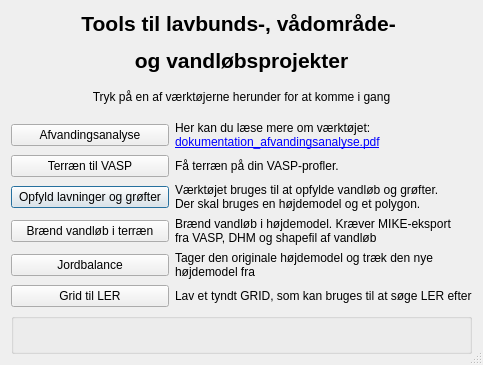
<?xml version="1.0" encoding="UTF-8"?>
<ui version="4.0">
 <class>Limfjordssekretariatet_toolsDialogBase</class>
 <widget class="QDialog" name="Limfjordssekretariatet_toolsDialogBase">
  <property name="geometry">
   <rect>
    <x>0</x>
    <y>0</y>
    <width>483</width>
    <height>365</height>
   </rect>
  </property>
  <property name="windowTitle">
   <string>Limfjordssekretariatet tools</string>
  </property>
  <property name="sizeGripEnabled">
   <bool>true</bool>
  </property>
  <property name="modal">
   <bool>false</bool>
  </property>
  <layout class="QGridLayout" name="gridLayout">
   <item row="4" column="0">
    <widget class="QPushButton" name="InterpolerBtn">
     <property name="text">
      <string>Opfyld lavninger og grøfter</string>
     </property>
    </widget>
   </item>
   <item row="6" column="1">
    <widget class="QLabel" name="label_afvandingsanalyse_5">
     <property name="text">
      <string>&lt;html&gt;&lt;head/&gt;&lt;body&gt;&lt;p&gt;Tager den originale højdemodel og træk den nye &lt;br/&gt;højdemodel fra&lt;/p&gt;&lt;/body&gt;&lt;/html&gt;</string>
     </property>
     <property name="openExternalLinks">
      <bool>true</bool>
     </property>
    </widget>
   </item>
   <item row="4" column="1">
    <widget class="QLabel" name="label_afvandingsanalyse_3">
     <property name="text">
      <string>&lt;html&gt;&lt;head/&gt;&lt;body&gt;&lt;p&gt;Værktøjet bruges til at opfylde vandløb og grøfter. &lt;br/&gt;Der skal bruges en højdemodel og et polygon.&lt;/p&gt;&lt;/body&gt;&lt;/html&gt;</string>
     </property>
     <property name="scaledContents">
      <bool>true</bool>
     </property>
     <property name="openExternalLinks">
      <bool>true</bool>
     </property>
    </widget>
   </item>
   <item row="3" column="0">
    <widget class="QPushButton" name="VASPBtn">
     <property name="text">
      <string>Terræn til VASP</string>
     </property>
    </widget>
   </item>
   <item row="3" column="1">
    <widget class="QLabel" name="label_afvandingsanalyse_2">
     <property name="text">
      <string>&lt;html&gt;&lt;head/&gt;&lt;body&gt;&lt;p&gt;Få terræn på din VASP-profler.&lt;/p&gt;&lt;/body&gt;&lt;/html&gt;</string>
     </property>
     <property name="scaledContents">
      <bool>true</bool>
     </property>
     <property name="openExternalLinks">
      <bool>true</bool>
     </property>
    </widget>
   </item>
   <item row="5" column="0">
    <widget class="QPushButton" name="BurnBtn">
     <property name="text">
      <string>Brænd vandløb i terræn</string>
     </property>
    </widget>
   </item>
   <item row="0" column="0" colspan="2">
    <widget class="QLabel" name="label_2">
     <property name="text">
      <string>&lt;html&gt;&lt;head/&gt;&lt;body&gt;&lt;p&gt;&lt;span style=&quot; font-size:16pt; font-weight:600;&quot;&gt;Tools til lavbunds-, vådområde- &lt;/span&gt;&lt;/p&gt;&lt;p align=&quot;center&quot;&gt;&lt;span style=&quot; font-size:16pt; font-weight:600;&quot;&gt;og vandløbsprojekter&lt;/span&gt;&lt;/p&gt;&lt;/body&gt;&lt;/html&gt;</string>
     </property>
     <property name="scaledContents">
      <bool>true</bool>
     </property>
     <property name="alignment">
      <set>Qt::AlignCenter</set>
     </property>
    </widget>
   </item>
   <item row="6" column="0">
    <widget class="QPushButton" name="JordbalanceBtn">
     <property name="text">
      <string>Jordbalance</string>
     </property>
    </widget>
   </item>
   <item row="8" column="0">
    <widget class="QPushButton" name="GridTilLERBtn">
     <property name="text">
      <string>Grid til LER</string>
     </property>
    </widget>
   </item>
   <item row="8" column="1">
    <widget class="QLabel" name="label_grid_til_ler">
     <property name="text">
      <string>&lt;html&gt;&lt;head/&gt;&lt;body&gt;&lt;p&gt;Lav et tyndt GRID, som kan bruges til at søge LER efter&lt;/p&gt;&lt;/body&gt;&lt;/html&gt;</string>
     </property>
     <property name="openExternalLinks">
      <bool>true</bool>
     </property>
    </widget>
   </item>
   <item row="9" column="0" colspan="2">
    <widget class="QGroupBox" name="groupBox">
     <property name="title">
      <string/>
     </property>
     <layout class="QGridLayout" name="gridLayout_2">
      <item row="0" column="0">
       <widget class="QLabel" name="label_4">
        <property name="text">
         <string>&lt;html&gt;&lt;head/&gt;&lt;body&gt;&lt;p align=&quot;right&quot;&gt;&lt;img src=&quot;:/plugins/limf_tools/logo.png&quot; width=&quot;150&quot;/&gt;&lt;/p&gt;&lt;/body&gt;&lt;/html&gt;</string>
        </property>
       </widget>
      </item>
     </layout>
    </widget>
   </item>
   <item row="1" column="0" colspan="2">
    <widget class="QLabel" name="label">
     <property name="text">
      <string>&lt;html&gt;&lt;head/&gt;&lt;body&gt;&lt;p align=&quot;center&quot;&gt;Tryk på en af værktøjerne herunder for at komme i gang&lt;/p&gt;&lt;/body&gt;&lt;/html&gt;</string>
     </property>
     <property name="scaledContents">
      <bool>true</bool>
     </property>
    </widget>
   </item>
   <item row="5" column="1">
    <widget class="QLabel" name="label_afvandingsanalyse_4">
     <property name="text">
      <string>&lt;html&gt;&lt;head/&gt;&lt;body&gt;&lt;p&gt;Brænd vandløb i højdemodel. Kræver MIKE-eksport&lt;br/&gt; fra VASP, DHM og shapefil af vandløb&lt;/p&gt;&lt;/body&gt;&lt;/html&gt;</string>
     </property>
     <property name="openExternalLinks">
      <bool>true</bool>
     </property>
    </widget>
   </item>
   <item row="2" column="1">
    <widget class="QLabel" name="label_afvandingsanalyse">
     <property name="text">
      <string>&lt;html&gt;&lt;head/&gt;&lt;body&gt;&lt;p&gt;Her kan du læse mere om værktøjet:&lt;br/&gt;&lt;a href=&quot;https://limfjordsraadet.dk/media/73001/dokumentation_afvandingsanalyse.pdf&quot;&gt;&lt;span style=&quot; text-decoration: underline; color:#0000ff;&quot;&gt;dokumentation_afvandingsanalyse.pdf&lt;/span&gt;&lt;/a&gt;&lt;/p&gt;&lt;/body&gt;&lt;/html&gt;</string>
     </property>
     <property name="scaledContents">
      <bool>true</bool>
     </property>
     <property name="openExternalLinks">
      <bool>true</bool>
     </property>
    </widget>
   </item>
   <item row="2" column="0">
    <widget class="QPushButton" name="AfvandingsanalyseBtn">
     <property name="text">
      <string>Afvandingsanalyse</string>
     </property>
    </widget>
   </item>
  </layout>
 </widget>
 <resources>
  <include location="resources.qrc"/>
 </resources>
 <connections/>
</ui>
